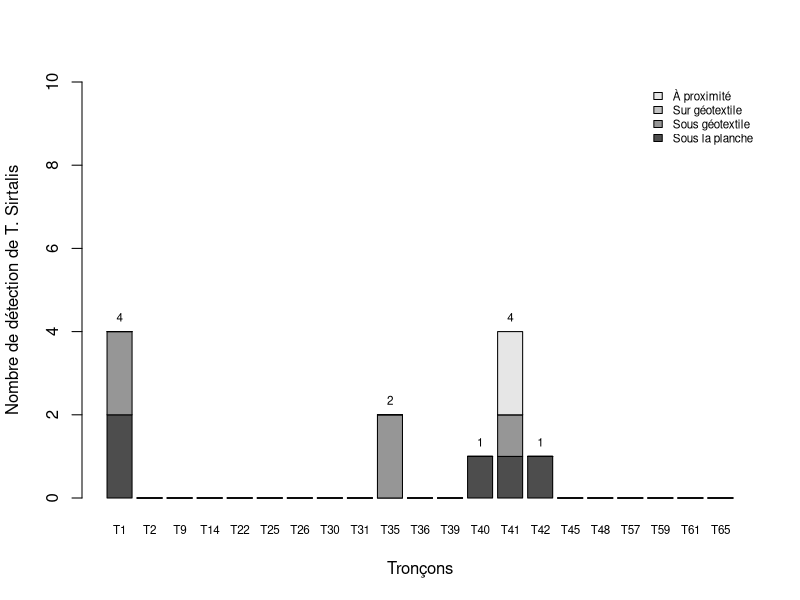

The R source for this figure:
#install.packages("xtable")
library("xtable")


# Objectif : analyse descriptive des inventaires de mortalité

setwd("/home/robes1/CONTRAT_ULAVAL/R8751/data/raw/suivi_petite_faune_2025")

reptile25_brut25 <- read.csv("plaques_2025.csv", 
                            header = TRUE, 
                            sep = ",", 
                            na.strings = c("", "-", " ", "NA", "N/A"))

reptile25_clean <- reptile25_brut25[, !names(reptile25_brut25) %in% c("Visite_num",
                                                                      "Couv_nuage",
                                                                      "Commentaires",
                                                                      "X",
                                                                      "X.1",
                                                                      "X.2",
                                                                      "X.3")]

reptile25_clean$Presence <- ifelse(reptile25_clean$Presence >= 1, 1,0)

length(unique(reptile25_clean$Troncon_ID))

reptile25_clean$Date_inv <- as.Date(reptile25_clean$Date_inv, format = "%d/%m/%Y")

reptile25_clean$Heure_debut <- hms::as_hms(paste0(reptile25_clean$Heure_debut, ":00"))
reptile25_clean$Heure_fin <- hms::as_hms(paste0(reptile25_clean$Heure_fin, ":00"))

reptile25_clean$Troncon_ID <- factor(reptile25_clean$Troncon_ID,
                                     levels = sort(unique(reptile25_clean$Troncon_ID)), 
                                     labels = paste0("T", sort(unique(reptile25_clean$Troncon_ID))))

reptile25_clean$Position <- factor(reptile25_clean$Position, levels = c("sous_planche",
                                                                        "sous_geotextile",
                                                                        "sur_geotextile",
                                                                        "a_proximite"), 
                                   labels = c("Sous la planche","Sous géotextile","Sur géotextile","À proximité"))

thsi <- subset(reptile25_clean, Especes=="THSI")

mat_thsi <- xtabs(Presence ~ Position + Troncon_ID, data = thsi)

sum_thsi <- colSums(mat_thsi)

png("/home/robes1/CONTRAT_ULAVAL/R8751/output/graphique/resultats/suivi_petite_faune_2025/plaques25.png", 
    width = 8, height = 5, units = "in", res = 600)

bar_thsi <- barplot(mat_thsi,
        col= grey.colors(nrow(mat_thsi)),
        xlab = "Tronçons",
        ylab = "Nombre de détection de T. Sirtalis",
        ylim = c(0,10),
        cex.names = 0.7,
        legend.text = rownames(mat_thsi),
        args.legend = list(x="topright",bty = "n", cex = 0.7))

text(bar_thsi, sum_thsi,
     labels = ifelse(sum_thsi == 0, "", sum_thsi), pos = 3, cex = 0.7)

dev.off()
